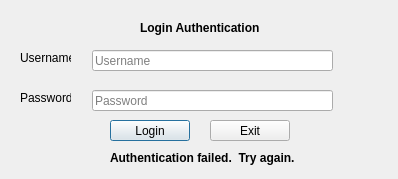
<?xml version="1.0" encoding="UTF-8"?>
<ui version="4.0">
 <class>LoginAuth</class>
 <widget class="QDialog" name="LoginAuth">
  <property name="geometry">
   <rect>
    <x>0</x>
    <y>0</y>
    <width>398</width>
    <height>179</height>
   </rect>
  </property>
  <property name="windowTitle">
   <string>Login Authentication</string>
  </property>
  <widget class="QLineEdit" name="UsernameField">
   <property name="geometry">
    <rect>
     <x>92</x>
     <y>50</y>
     <width>241</width>
     <height>21</height>
    </rect>
   </property>
   <property name="placeholderText">
    <string>Username</string>
   </property>
  </widget>
  <widget class="QLineEdit" name="PasswordField">
   <property name="geometry">
    <rect>
     <x>92</x>
     <y>90</y>
     <width>241</width>
     <height>21</height>
    </rect>
   </property>
   <property name="inputMask">
    <string/>
   </property>
   <property name="echoMode">
    <enum>QLineEdit::Password</enum>
   </property>
   <property name="placeholderText">
    <string>Password</string>
   </property>
  </widget>
  <widget class="QLabel" name="WindowLabel">
   <property name="geometry">
    <rect>
     <x>140</x>
     <y>20</y>
     <width>121</width>
     <height>16</height>
    </rect>
   </property>
   <property name="font">
    <font>
     <weight>75</weight>
     <bold>true</bold>
    </font>
   </property>
   <property name="text">
    <string>Login Authentication</string>
   </property>
  </widget>
  <widget class="QLabel" name="UserLabel">
   <property name="geometry">
    <rect>
     <x>20</x>
     <y>50</y>
     <width>51</width>
     <height>16</height>
    </rect>
   </property>
   <property name="text">
    <string>Username:</string>
   </property>
  </widget>
  <widget class="QLabel" name="PasswordLabel">
   <property name="geometry">
    <rect>
     <x>20</x>
     <y>90</y>
     <width>51</width>
     <height>16</height>
    </rect>
   </property>
   <property name="text">
    <string>Password:</string>
   </property>
  </widget>
  <widget class="QLabel" name="FailedAuth">
   <property name="geometry">
    <rect>
     <x>110</x>
     <y>150</y>
     <width>191</width>
     <height>16</height>
    </rect>
   </property>
   <property name="font">
    <font>
     <weight>75</weight>
     <bold>true</bold>
    </font>
   </property>
   <property name="text">
    <string>Authentication failed.  Try again.</string>
   </property>
  </widget>
  <widget class="QPushButton" name="LoginButton">
   <property name="geometry">
    <rect>
     <x>110</x>
     <y>120</y>
     <width>80</width>
     <height>21</height>
    </rect>
   </property>
   <property name="text">
    <string>Login</string>
   </property>
  </widget>
  <widget class="QPushButton" name="ExitButton">
   <property name="geometry">
    <rect>
     <x>210</x>
     <y>120</y>
     <width>80</width>
     <height>21</height>
    </rect>
   </property>
   <property name="text">
    <string>Exit</string>
   </property>
  </widget>
 </widget>
 <resources/>
 <connections/>
</ui>
